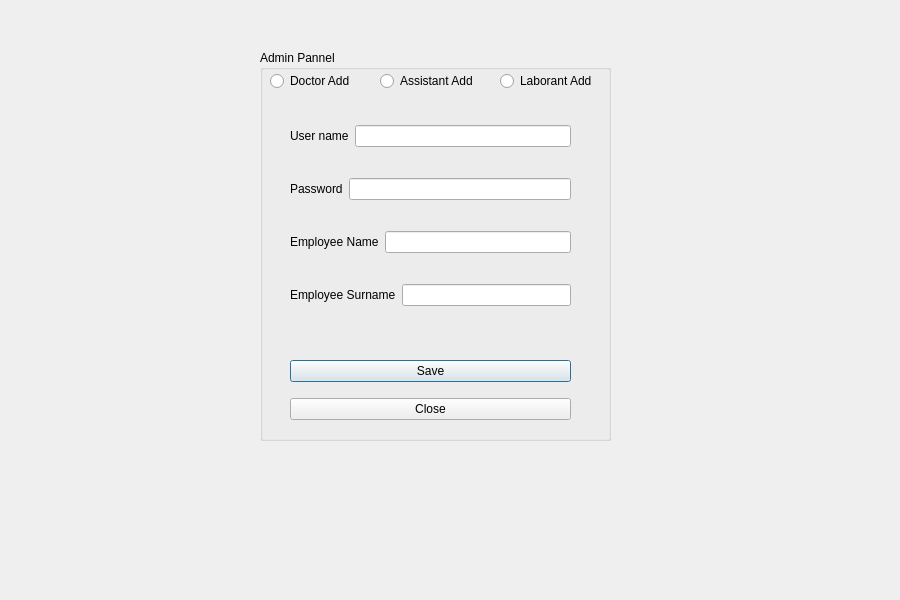
<?xml version="1.0" encoding="UTF-8"?>
<ui version="4.0">
 <class>AddUsers</class>
 <widget class="QDialog" name="AddUsers">
  <property name="geometry">
   <rect>
    <x>0</x>
    <y>0</y>
    <width>900</width>
    <height>600</height>
   </rect>
  </property>
  <property name="windowTitle">
   <string>Dialog</string>
  </property>
  <widget class="QGroupBox" name="groupBox">
   <property name="geometry">
    <rect>
     <x>260</x>
     <y>50</y>
     <width>351</width>
     <height>391</height>
    </rect>
   </property>
   <property name="title">
    <string>Admin Pannel</string>
   </property>
   <widget class="QWidget" name="">
    <property name="geometry">
     <rect>
      <x>30</x>
      <y>300</y>
      <width>281</width>
      <height>81</height>
     </rect>
    </property>
    <layout class="QVBoxLayout" name="verticalLayout_2">
     <item>
      <widget class="QPushButton" name="pushButton_3_db_save">
       <property name="text">
        <string>Save</string>
       </property>
      </widget>
     </item>
     <item>
      <widget class="QPushButton" name="pushButton_closed">
       <property name="text">
        <string>Close</string>
       </property>
      </widget>
     </item>
    </layout>
   </widget>
   <widget class="QWidget" name="">
    <property name="geometry">
     <rect>
      <x>30</x>
      <y>50</y>
      <width>281</width>
      <height>231</height>
     </rect>
    </property>
    <layout class="QVBoxLayout" name="verticalLayout">
     <item>
      <layout class="QHBoxLayout" name="horizontalLayout_2">
       <item>
        <widget class="QLabel" name="label_2_db_username">
         <property name="text">
          <string>User name</string>
         </property>
        </widget>
       </item>
       <item>
        <widget class="QLineEdit" name="lineEdit_2_db_username"/>
       </item>
      </layout>
     </item>
     <item>
      <layout class="QHBoxLayout" name="horizontalLayout_3">
       <item>
        <widget class="QLabel" name="label_3_db_password">
         <property name="text">
          <string>Password</string>
         </property>
        </widget>
       </item>
       <item>
        <widget class="QLineEdit" name="lineEdit_3_db_password"/>
       </item>
      </layout>
     </item>
     <item>
      <layout class="QHBoxLayout" name="horizontalLayout_4">
       <item>
        <widget class="QLabel" name="label_4_db_employee_name">
         <property name="text">
          <string>Employee Name</string>
         </property>
        </widget>
       </item>
       <item>
        <widget class="QLineEdit" name="lineEdit_4_db_employee_name"/>
       </item>
      </layout>
     </item>
     <item>
      <layout class="QHBoxLayout" name="horizontalLayout_5">
       <item>
        <widget class="QLabel" name="label_5_db_employee_surname">
         <property name="text">
          <string>Employee Surname</string>
         </property>
        </widget>
       </item>
       <item>
        <widget class="QLineEdit" name="lineEdit_5_db_employee_surname"/>
       </item>
      </layout>
     </item>
    </layout>
   </widget>
   <widget class="QRadioButton" name="radioButton_doctor_add">
    <property name="geometry">
     <rect>
      <x>10</x>
      <y>20</y>
      <width>91</width>
      <height>22</height>
     </rect>
    </property>
    <property name="text">
     <string>Doctor Add</string>
    </property>
   </widget>
   <widget class="QRadioButton" name="radioButton_2_assistant_add">
    <property name="geometry">
     <rect>
      <x>120</x>
      <y>20</y>
      <width>111</width>
      <height>22</height>
     </rect>
    </property>
    <property name="text">
     <string>Assistant Add</string>
    </property>
   </widget>
   <widget class="QRadioButton" name="radioButton_laborant_add">
    <property name="geometry">
     <rect>
      <x>240</x>
      <y>20</y>
      <width>101</width>
      <height>22</height>
     </rect>
    </property>
    <property name="text">
     <string>Laborant Add</string>
    </property>
   </widget>
  </widget>
 </widget>
 <resources/>
 <connections/>
</ui>
